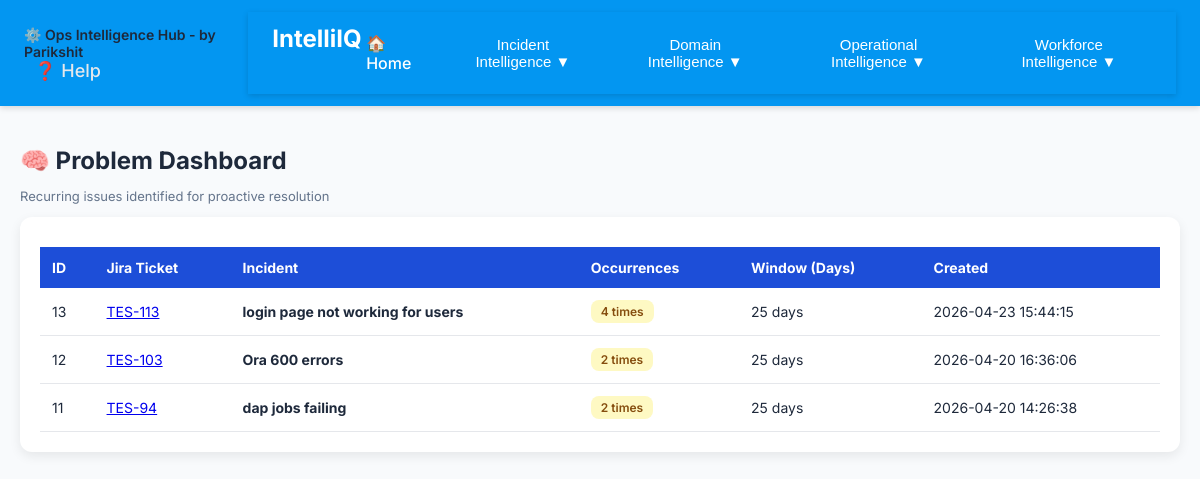
The app's page /problem_dashboard, older data.
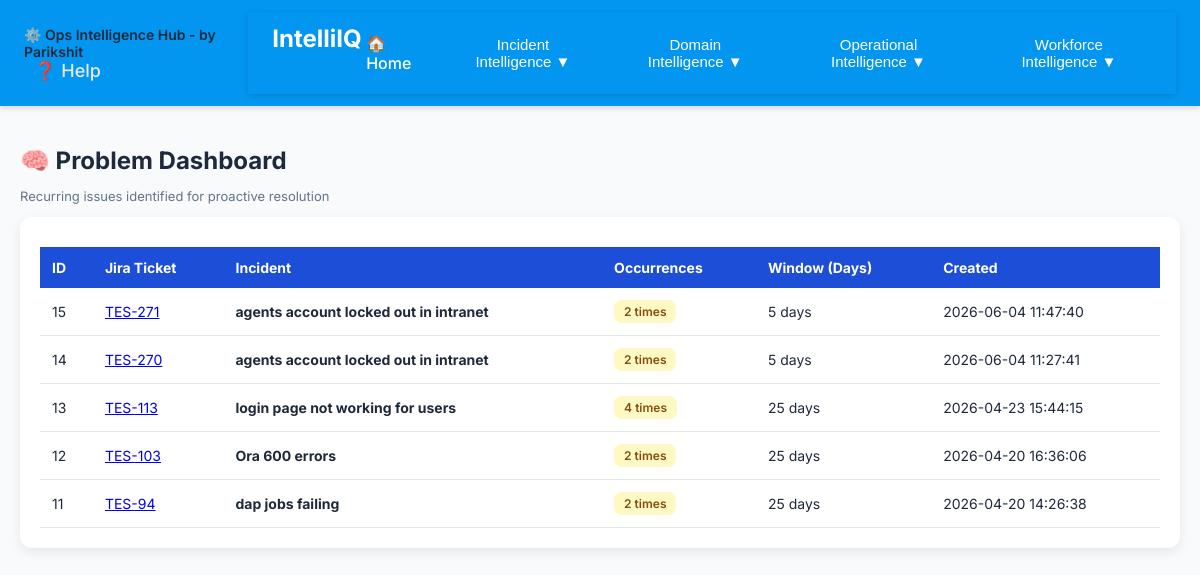
The same page, newer data.
### tables this page shows
CREATE TABLE ProblemTickets (
    id INTEGER PRIMARY KEY AUTOINCREMENT,
    incident TEXT,
    occurrence_count INTEGER,
    window_days INTEGER,
    created_at TEXT
, jira_ticket_id TEXT);

### ticket_dashboard.py (the view)
    @app.route("/problem_dashboard")
    def problem_dashboard():
        conn = sqlite3.connect(DB_NAME)
        cursor = conn.cursor()
        cursor.execute("""
            SELECT id, incident, occurrence_count, window_days, created_at, jira_ticket_id
            FROM ProblemTickets
            ORDER BY created_at DESC
        """)
        rows = cursor.fetchall()
        conn.close()
        problems = []
        for r in rows:
            problems.append({
                "id": r[0],
                "incident": r[1],
                "count": r[2],
                "window": r[3],
                "created": r[4],
                "jira_ticket_id": r[5]
            })
        return render_template(
            "problem_dashboard.html",
            problems=problems,
            active_page="problem"
        )

### pcAnalyser.py (called while the page is built)
@app.context_processor
def inject_global_vars():
    return dict(app_owner="Parikshit")

### templates/problem_dashboard.html (shortened to what this page needs)
{% extends "base.html" %}
{% block content %}
<h2>🧠 Problem Dashboard</h2>
<p class="subtle">Recurring issues identified for proactive resolution</p>
<div class="card">
    {% if problems %}
    <table>
        <thead>
            <tr>
                <th>ID</th>
                <th>Jira Ticket</th>
                <th>Incident</th>
                <th>Occurrences</th>
                <th>Window (Days)</th>
                <th>Created</th>
            </tr>
        </thead>
        <tbody>
            {% for p in problems %}
            <tr>
                <td>{{ p.id }}</td>
                <td>
                    {% if p.jira_ticket_id %}
                        <a href="https://parikshit-pathak.atlassian.net/browse/{{ p.jira_ticket_id }}" target="_blank">
                            {{ p.jira_ticket_id }}
                        </a>
                    {% else %}
                        -
                    {% endif %}
                </td>
                <td>
                    <strong>{{ p.incident }}</strong>
                </td>
                <td>
                    <span class="badge badge-yellow">
                        {{ p.count }} times
                    </span>
                </td>
                <td>{{ p.window }} days</td>
                <td>{{ p.created }}</td>
            </tr>
            {% endfor %}
        </tbody>
    </table>
    {% else %}
        <p class="subtle">No problem tickets identified yet</p>
    {% endif %}
</div>
{% endblock %}

### templates/base.html (shortened to what this page needs)
<!DOCTYPE html>
<html>
<head>
   <link rel="stylesheet" href="{{ url_for('static', filename='styles.css') }}">
</head>
<body>
<div class="navbar">
    <div class="nav-title">
        ⚙️ Ops Intelligence Hub - by {{ app_owner }}
        <Br><span style="font-size:18px;">
        <a href="/help" class="help-link" title="How to use this application">
            ❓ Help
        </a></span>
    </div>
    {% include "navbar.html" %}
</div>
<div class="container">
    {% block content %}{% endblock %}
</div>
</body>
</html>

### templates/navbar.html (shortened to what this page needs)
<nav class="navbar">
    <div class="logo">
        <a href="/" class="logo-link">
            IntelliIQ &nbsp;&nbsp;
        </a>
    </div>
    <div class="nav-menu">
        <a href="/" class="nav-item">
            🏠 Home
        </a>
        <div class="dropdown">
            <button class="dropbtn">
                Incident Intelligence ▼
            </button>
        </div>
        <div class="dropdown">
            <button class="dropbtn">
                Domain Intelligence ▼
            </button>
        </div>
        <div class="dropdown">
            <button class="dropbtn">
                Operational Intelligence ▼
            </button>
        </div>
        <div class="dropdown">
            <button class="dropbtn">
                Workforce Intelligence ▼
            </button>
        </div>
    </div>
</nav>

### static/styles.css (style rules this page uses)
body { font-family: 'Inter', sans-serif; background: #f8fafc; margin: 0; color: #1e293b; }
.container { max-width: 1300px; margin: auto; padding: 20px; }
.navbar { background: white; padding: 15px 30px; box-shadow: 0 2px 6px rgba(0,0,0,0.05); display: flex; justify-content: space-between; align-items: center; }
.nav-title { font-weight: 600; font-size: 14px; }
.card { background: white; padding: 18px; border-radius: 12px; box-shadow: 0 4px 12px rgba(0,0,0,0.05); flex: 1; transition: all 0.2s ease; }
h2 { margin-bottom: 5px; }
.subtle { font-size: 13px; color: #64748b; }
.badge { display: inline-block; padding: 4px 10px; border-radius: 8px; font-size: 12px; font-weight: 600; }
.badge-yellow { background: #fef9c3; color: #854d0e; }
table { width: 100%; border-collapse: collapse; margin-top: 10px; }
th { text-align: left; padding: 12px; background-color: #1d4ed8; color: white; font-size: 14px; }
td { padding: 12px; border-bottom: 1px solid #e5e7eb; font-size: 14px; }
button { padding: 6px 12px; background-color: #3e11ef; color: white; border: none; border-radius: 6px; cursor: pointer; font-size: 13px; }
.card { background: white; padding: 20px; border-radius: 12px; box-shadow: 0 4px 12px rgba(0,0,0,0.08); margin-bottom: 20px; }
:root { --primary: #4f46e5; --success: #16a34a; --warning: #f59e0b; --danger: #dc2626; }
.navbar { display: flex; justify-content: space-between; align-items: center; background: white; padding: 15px 25px; box-shadow: 0 2px 6px rgba(0,0,0,0.05); }
.help-link { text-decoration: none; color: #e5e8ec; font-weight: 500; padding: 6px 10px; border-radius: 6px; transition: 0.2s ease; }
.navbar { display: flex; justify-content: space-between; align-items: center; background: #0396f1; padding: 12px 24px; box-shadow: 0 2px 6px rgba(0,0,0,0.15); }
.logo-link { color: white; text-decoration: none; font-size: 24px; font-weight: bold; }
.nav-menu { display: flex; align-items: center; gap: 20px; }
.nav-item { color: white; text-decoration: none; font-weight: 500; }
.dropdown { position: relative; display: inline-block; }
.dropbtn { background: transparent; color: white; border: none; cursor: pointer; font-size: 15px; font-weight: 500; }

Row changes from the older to the newer data that the page shows:
added ProblemTickets: id "15", jira_ticket_id "TES-271", incident "agents account locked out in intranet", count "2", window "5", created "2026-06-04 11:47:40"
added ProblemTickets: id "14", jira_ticket_id "TES-270", incident "agents account locked out in intranet", count "2", window "5", created "2026-06-04 11:27:41"
